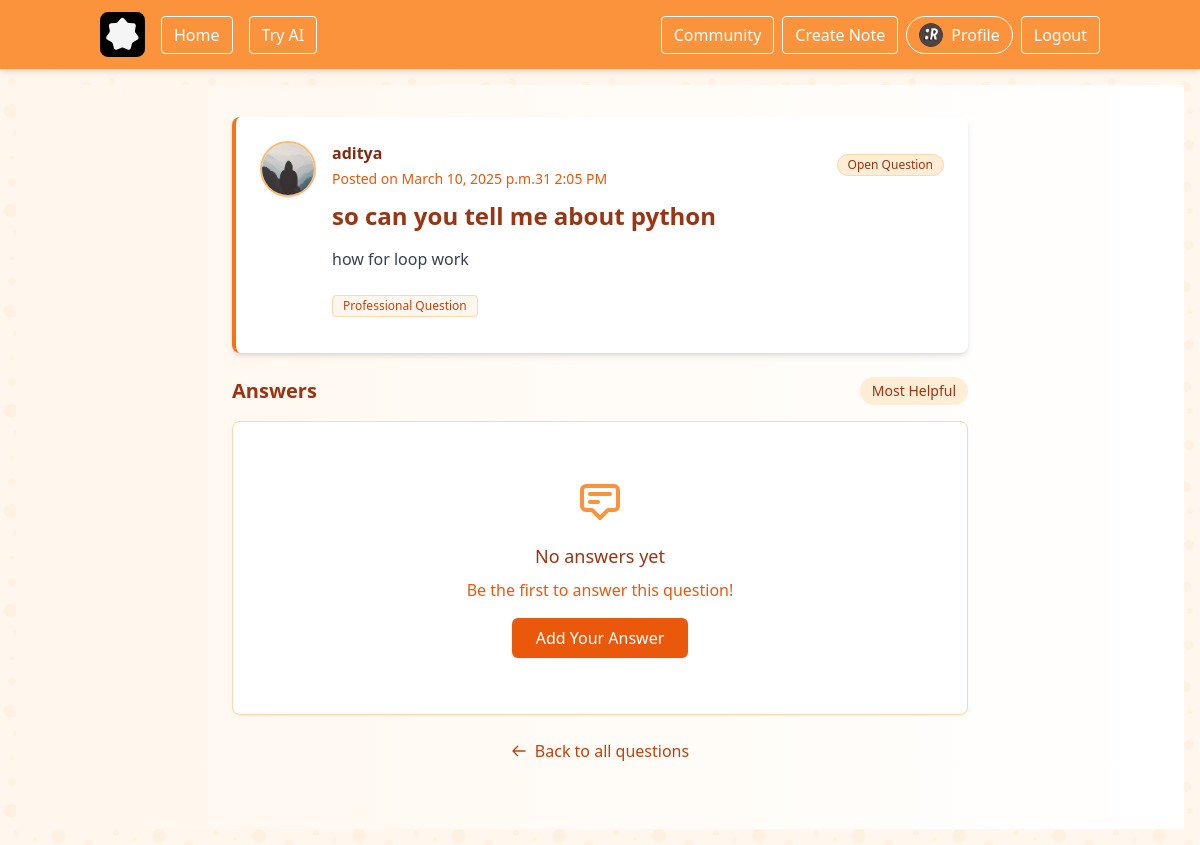
Page /community/doubt/12/ (signed in) on the committed database.
### users/models.py (models this page shows, shortened)
class Profile(models.Model):# Profile model inherits from models.Model that have one to one relationship with User model
    user = models.OneToOneField(User, on_delete=models.CASCADE) # one to one relationship with User model
    image = models.ImageField(default='default.jpg', upload_to='profile_pics') # profile picture
    position = models.CharField(default='Student', max_length=100) # position
    bio = models.TextField(default='No bio...', max_length=300) # bio
    insitute = models.CharField(default='APSIT', max_length=100) # insitute
    hobbies = models.CharField(default='Cricket', max_length=100) # hobbies
    phone = models.CharField(default='1234567890', max_length=10) # phone
    location = models.CharField(default='Mumbai', max_length=100) # location

### community/models.py (models this page shows, shortened)
class doubt(models.Model):
    title = models.CharField(max_length=100)
    content= models.TextField()
    date = models.DateTimeField(default=timezone.now)
    author = models.ForeignKey(User, on_delete=models.CASCADE) # on_delete=models.CASCADE is used to delete doubt the user if the user is deleted

### community/views.py (the view)
# urls.py: path('doubt/<int:pk>/', DoubtsDetailView.as_view(), name='doubt-detail'),
class DoubtsDetailView(DetailView): # inherit from ListView
    model = doubt

### community/templates/community/doubt_detail.html (shortened to what this page needs)
{% extends "base/base.html" %}
{% block content %}
<div class="bg-gradient-to-r from-orange-50 to-white py-8">
    <div class="max-w-3xl mx-auto px-4">
        <article class="bg-white rounded-lg shadow-md p-6 mb-6 border-l-4 border-orange-500">
            <div class="flex items-start gap-4">
                <div class="shrink-0">
                    <img class="rounded-full w-14 h-14 border-2 border-orange-300 object-cover shadow-sm"
                         src="{{ object.author.profile.image.url }}"
                         alt="{{ object.author }}'s Profile Picture">
                </div>
                <div class="flex-1">
                    <div class="flex flex-wrap items-center justify-between mb-3">
                        <div>
                            <a href="#" class="font-semibold text-orange-900 hover:text-orange-700 transition">
                                {{ object.author }}
                            </a>
                            <div class="text-orange-600 text-sm mt-1">
                                Posted on {{ object.date | date:"F d, Y at g:i A"}}
                            </div>
                        </div>
                        <span class="bg-orange-100 text-orange-800 text-xs font-medium px-2.5 py-0.5 rounded-full border border-orange-200">
                            Open Question
                        </span>
                    </div>
                    <h1 class="text-2xl font-bold text-orange-800 mb-4 leading-tight">
                        {{ object.title }}
                    </h1>
                    <div class="prose prose-orange text-gray-700 mb-6 max-w-none">
                        {{ object.content }}
                    </div>
                    <div class="flex flex-wrap gap-2 mt-4 mb-3">
                        <span class="bg-orange-50 text-orange-700 text-xs font-medium px-2.5 py-0.5 rounded border border-orange-200">
                            Professional Question
                        </span>
                    </div>
                </div>
            </div>
        </article>
        <div class="flex items-center justify-between mb-4">
            <h2 class="text-xl font-bold text-orange-800">Answers</h2>
            <button class="text-sm bg-orange-100 hover:bg-orange-200 text-orange-800 font-medium py-1 px-3 rounded-full transition-colors">
                Most Helpful
            </button>
        </div>
        <div class="bg-white rounded-lg shadow-sm p-6 mb-6 border border-orange-200">
            <div class="text-center py-8">
                <svg xmlns="http://www.w3.org/2000/svg" class="h-12 w-12 mx-auto text-orange-400" fill="none" viewBox="0 0 24 24" stroke="currentColor">
                    <path stroke-linecap="round" stroke-linejoin="round" stroke-width="2" d="M7 8h10M7 12h4m1 8l-4-4H5a2 2 0 01-2-2V6a2 2 0 012-2h14a2 2 0 012 2v8a2 2 0 01-2 2h-3l-4 4z" />
                </svg>
                <h3 class="mt-4 text-lg font-medium text-orange-800">No answers yet</h3>
                <p class="mt-2 text-orange-600">Be the first to answer this question!</p>
                <button class="mt-4 bg-orange-600 hover:bg-orange-700 text-white font-medium py-2 px-6 rounded-md transition-colors shadow-sm">
                    Add Your Answer
                </button>
            </div>
        </div>
        <div class="text-center mb-8">
            <a href="{% url 'Community-Home' %}" class="inline-flex items-center text-orange-700 hover:text-orange-900 font-medium">
                <svg xmlns="http://www.w3.org/2000/svg" class="h-4 w-4 mr-2" fill="none" viewBox="0 0 24 24" stroke="currentColor">
                    <path stroke-linecap="round" stroke-linejoin="round" stroke-width="2" d="M10 19l-7-7m0 0l7-7m-7 7h18" />
                </svg>
                Back to all questions
            </a>
        </div>
    </div>
</div>
{% endblock content %}

### base/templates/base/base.html (shortened to what this page needs)
{% load static %}
<!DOCTYPE html>
<html lang="en">
    <head>
        <script src="https://cdn.tailwindcss.com"></script>
    </head>
    <body>
    <header class="bg-orange-400 text-white w-full shadow-md">
        <nav class="container mx-auto flex items-center justify-between p-3">
            <div class="flex items-center space-x-4">
                <a class="text-xl font-semibold" href="#">
                </a>
                <div class="hidden md:flex space-x-4">
                    <a class="px-3 py-1.5 border border-white rounded hover:bg-white hover:text-gray-900" href="{% url 'base-home' %}">Home</a>
                    <a class="px-3 py-1.5 border border-white rounded hover:bg-white hover:text-gray-900" href="{%url 'ai-home'%}">Try AI</a>
                </div>
            </div>
            <div id="menu" class="hidden md:flex flex-col md:flex-row md:items-center md:space-x-2 absolute md:relative top-16 md:top-auto left-0 w-full md:w-auto bg-orange-400 md:bg-transparent p-4 md:p-0 shadow-md md:shadow-none space-y-2 md:space-y-0 z-50">
                {% if user.is_authenticated %}
                <div class="flex flex-col md:flex-row md:items-center w-full md:w-auto space-y-2 md:space-y-0 md:space-x-2">
                    <a href="{%url 'Community-Home'%}" class="px-3 py-1.5 border border-white rounded hover:bg-white hover:text-gray-900 text-center">Community</a>
                    <a href="{% url 'note-create' %}" class="px-3 py-1.5 border border-white rounded hover:bg-white hover:text-gray-900 text-center">
                        Create Note
                    </a>
                    <a href="{% url 'profile' %}" class="flex items-center px-3 py-1.5 border border-white rounded-full hover:bg-white hover:text-gray-900 text-center">
                        <img src="{{ user.profile.image.url }}" alt="Profile" class="w-6 h-6 rounded-full mr-2">
                        Profile
                      </a>
                    <form method="POST" action="{% url 'logout' %}" class="w-full md:w-auto text-center md:inline-block">
                        <button class="px-3 py-1.5 border border-white rounded hover:bg-white hover:text-gray-900 w-full md:w-auto">Logout</button>
                    </form>
                </div>
                {% endif %}
            </div>
        </nav>
    </header>
    <main class="mx-auto p-4">
        <div class="w-full">
            {% block content %}{% endblock %}
        </div>
    </main>
</body>
</html>

### base/templates/base/base.html (style rules this page uses)
body { background-color: #FFF7ED; }

### rows in the picture
doubt: author.profile.image (placeholder picture), author "aditya", date "March 10, 2025 p.m.31 2:05 PM", title "so can you tell me about python", content "how for loop work"
